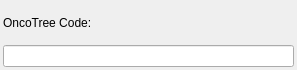
<?xml version="1.0" encoding="UTF-8"?>
<ui version="4.0">
 <class>OncoTreeSelector</class>
 <widget class="QDialog" name="OncoTreeSelector">
  <property name="geometry">
   <rect>
    <x>0</x>
    <y>0</y>
    <width>297</width>
    <height>70</height>
   </rect>
  </property>
  <property name="windowTitle">
   <string>Select processed sample</string>
  </property>
  <layout class="QVBoxLayout" name="verticalLayout">
   <property name="spacing">
    <number>3</number>
   </property>
   <property name="leftMargin">
    <number>3</number>
   </property>
   <property name="topMargin">
    <number>3</number>
   </property>
   <property name="rightMargin">
    <number>3</number>
   </property>
   <property name="bottomMargin">
    <number>3</number>
   </property>
   <item>
    <widget class="QLabel" name="label">
     <property name="text">
      <string>OncoTree Code:</string>
     </property>
    </widget>
   </item>
   <item>
    <layout class="QHBoxLayout" name="horizontalLayout">
     <property name="spacing">
      <number>3</number>
     </property>
     <item>
      <widget class="DBSelector" name="oncotree_code"/>
     </item>
    </layout>
   </item>
  </layout>
 </widget>
 <customwidgets>
  <customwidget>
   <class>DBSelector</class>
   <extends>QLineEdit</extends>
   <header location="global">DBSelector.h</header>
  </customwidget>
 </customwidgets>
 <resources/>
 <connections/>
</ui>
